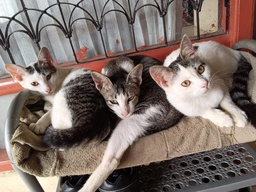
#> input picture Tugas3_ImageProcessing/gambar.jpeg, 256 x 192 px, shrunk from 1600 x 1200 before the run, given in place of gambar.jpg, which was not available
$ jupyter execute Tugas3_ImageProcessing.ipynb
#> lines starting #> are read from the running program, lines starting #| are printed output that depends on the picture; pictures that were not available may be replaced by others from this repository, and a replacement may not be noted
[cell 1]
import numpy as np
from PIL import Image
import matplotlib.pyplot as plt

[cell 2]
img = Image.open("gambar.jpg").convert("L")
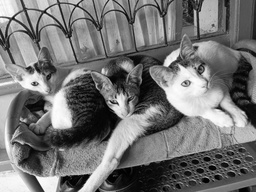
#> img: PIL image 256x192 L; min 0, max 255, mean 116.2
img_array = np.array(img)

plt.imshow(img_array, cmap='gray')
plt.title("Citra Asli")
plt.axis('off')

[cell 3]
kernel = np.ones((5,5)) / 25
print(kernel)

[cell 4]
h, w = img_array.shape
#> h = 192; w = 256
output1 = img_array.copy()

for i in range(2, h-2):
    for j in range(2, w-2):

        total = 0

        for m in range(-2,3):
            for n in range(-2,3):

                total += img_array[i+m][j+n] * kernel[m+2][n+2]

        output1[i][j] = total
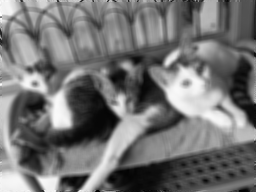
#> output1: shape (192, 256); min 1, max 255, mean 115.8

[cell 5]
pad = 2
padded = np.pad(img_array, pad, mode='constant', constant_values=0)
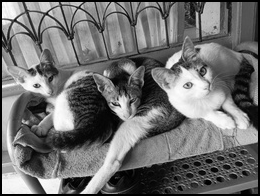
#> padded: shape (196, 260); min 0, max 255, mean 112.1

output2 = np.zeros_like(img_array)

for i in range(img_array.shape[0]):
    for j in range(img_array.shape[1]):

        total = 0

        for m in range(5):
            for n in range(5):

                total += padded[i+m][j+n] * kernel[m][n]

        output2[i][j] = total
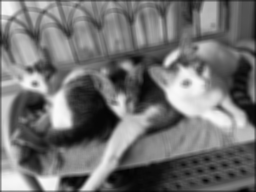
#> output2: shape (192, 256); min 2, max 250, mean 114.4

[cell 6]
padded2 = np.pad(img_array, 2, mode='edge')
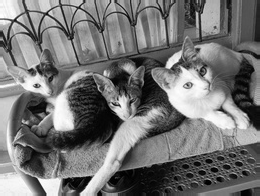
#> padded2: shape (196, 260); min 0, max 255, mean 116.6

output3 = np.zeros_like(img_array)

for i in range(img_array.shape[0]):
    for j in range(img_array.shape[1]):

        total = 0

        for m in range(5):
            for n in range(5):

                total += padded2[i+m][j+n] * kernel[m][n]

        output3[i][j] = total

[cell 7]
plt.figure(figsize=(12,6))

plt.subplot(1,4,1)
plt.imshow(img_array, cmap='gray')
plt.title("Original")

plt.subplot(1,4,2)
plt.imshow(output1, cmap='gray')
plt.title("Ignore Border")

plt.subplot(1,4,3)
plt.imshow(output2, cmap='gray')
plt.title("Zero Padding")

plt.subplot(1,4,4)
plt.imshow(output3, cmap='gray')
plt.title("Edge Duplication")

plt.show()
